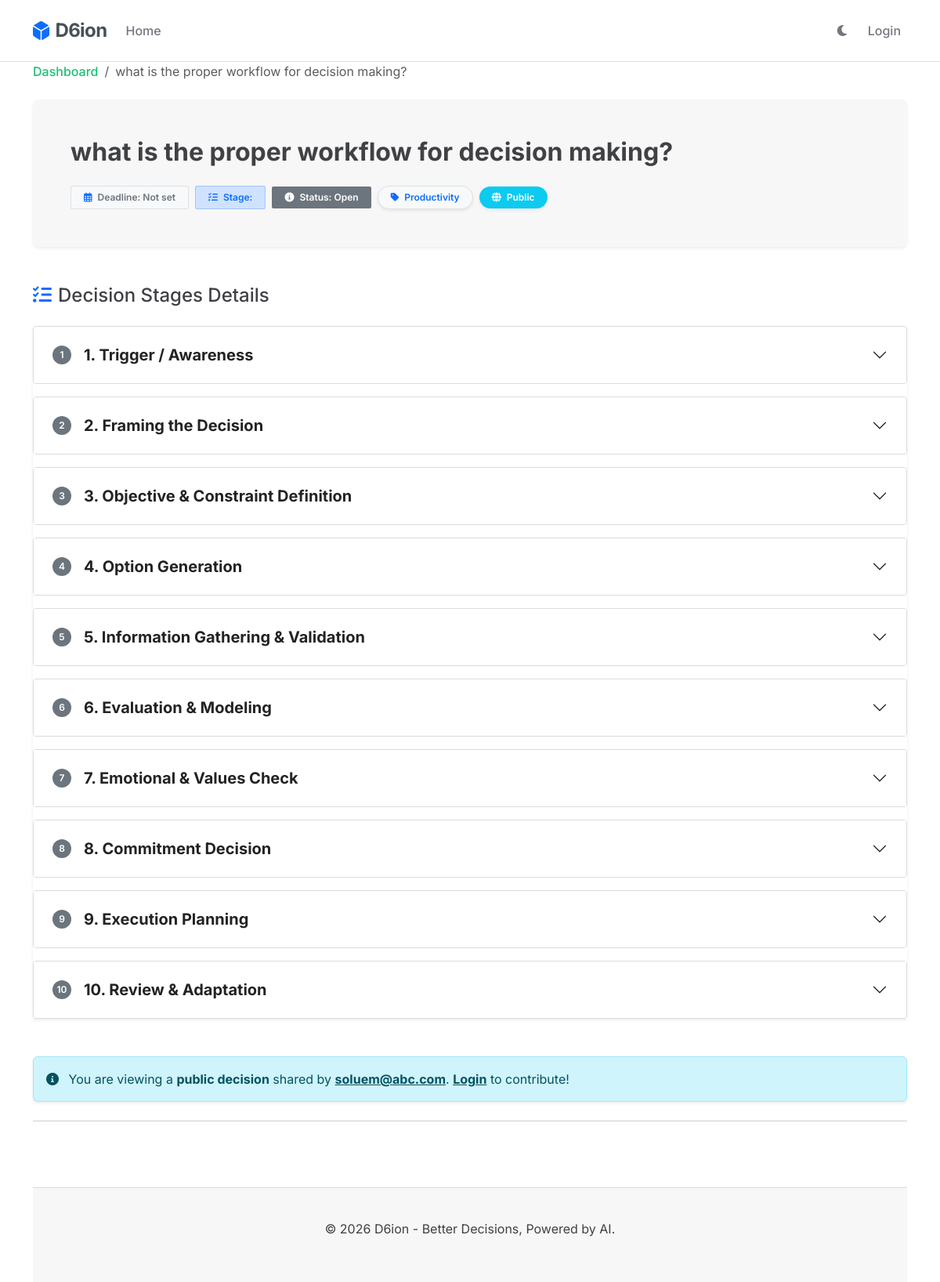
Page /decision/15 on the earlier database version.
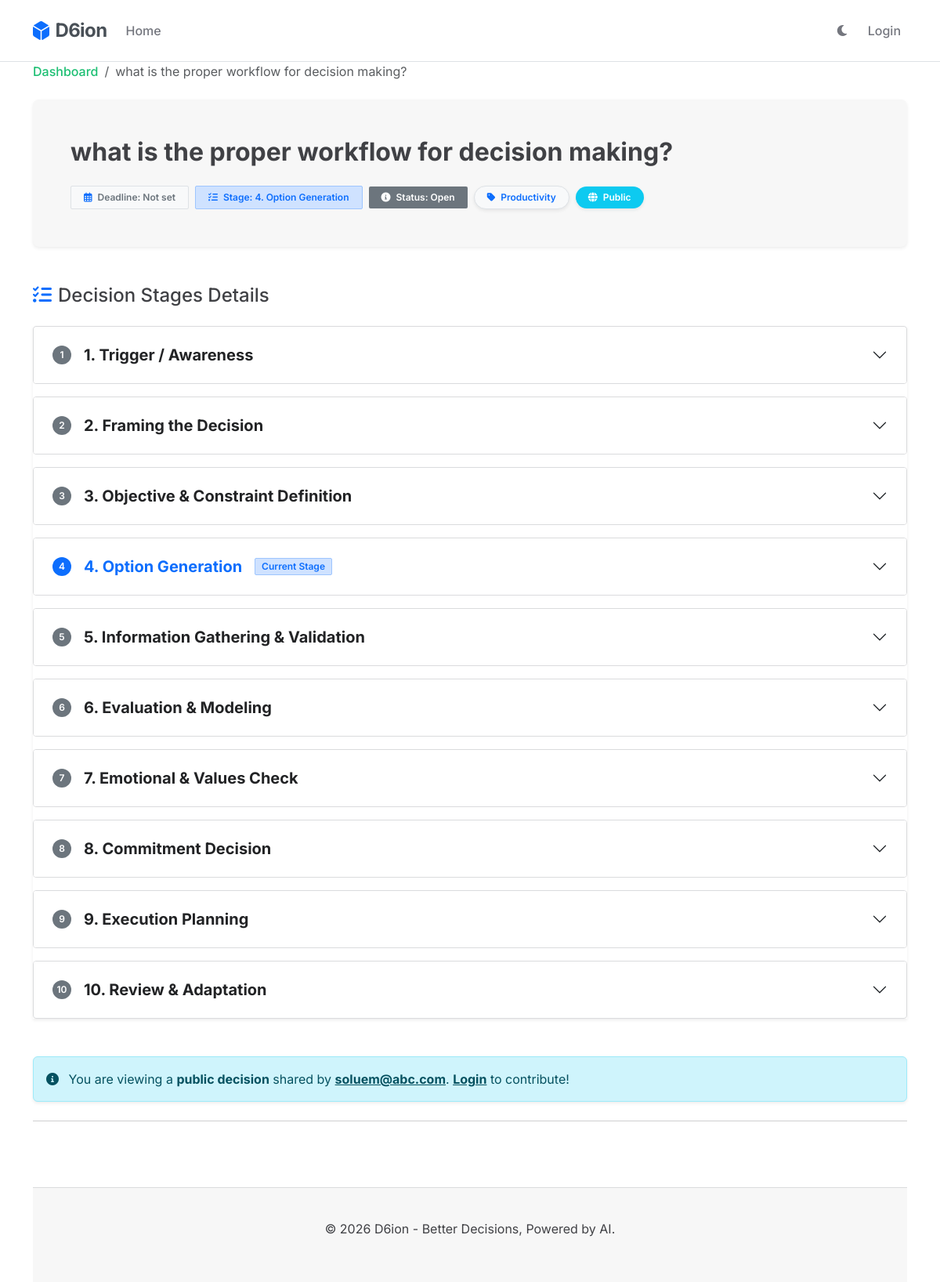
Same page on the later database version.
### app/routes.py (the view)
@bp.route('/decision/<int:id>')
def view_decision(id):
    decision = Decision.query.get_or_404(id)
    if not decision.is_public:
        if current_user.is_anonymous or decision.owner != current_user:
            abort(403)
    if current_user.is_authenticated:
        action = UserAction(user_id=current_user.id, action_type='read', decision_id=decision.id)
        db.session.add(action)
        db.session.commit()
    option_form = OptionForm()
    suggestion_form = SuggestionForm()
    clarification_form = ClarificationForm()
    return render_template('view_decision.html', title=decision.title,
                           decision=decision, option_form=option_form,
                           suggestion_form=suggestion_form,
                           clarification_form=clarification_form,
                           stages=Decision.STAGES,
                           stage_details=Decision.STAGE_DETAILS)

### app/templates/view_decision.html (shortened to what the changed rows need)
{% extends "base.html" %}
{% block content %}
    <div class="row">
        <div class="col-12">
            <div class="decision-header-card p-4 p-md-5 mb-5 shadow-sm border-0">
                <div class="d-flex flex-column flex-md-row justify-content-between align-items-start align-items-md-center mb-4 gap-3">
                    <div>
                        <h1 class="h2 fw-bold mb-0">{{ decision.title }}</h1>
                    </div>
                </div>
                <div class="d-flex flex-wrap align-items-center gap-2 mt-4">
                    <span class="badge bg-light text-secondary border px-3 py-2">
                        <i class="far fa-calendar-alt me-1 text-primary"></i> Deadline: {{ decision.deadline.strftime('%Y-%m-%d') if decision.deadline else 'Not set' }}
                    </span>
                    <span class="badge bg-primary-subtle text-primary border border-primary-subtle px-3 py-2">
                        <i class="fas fa-tasks me-1"></i> Stage:
                        {% for value, label in decision.STAGES %}
                            {% if value == decision.stage %}
                                {{ label }}
                            {% endif %}
                        {% endfor %}
                    </span>
                    <span class="badge {% if decision.status == 'completed' %}bg-success text-white{% else %}bg-secondary text-white{% endif %} px-3 py-2">
                        <i class="fas fa-info-circle me-1"></i> Status: {{ decision.status|capitalize }}
                    </span>
                    {% if decision.category %}
                    <a href="{{ url_for('main.index', category=decision.category) }}" class="badge rounded-pill bg-light text-primary border shadow-sm px-3 py-2 text-decoration-none hover-shadow">
                        <i class="fas fa-tag me-1"></i> {{ decision.category }}
                    </a>
                    {% endif %}
                    {% if decision.is_public %}
                    <span class="badge rounded-pill bg-info text-white shadow-sm px-3 py-2">
                        <i class="fas fa-globe me-1"></i> Public
                    </span>
                    {% endif %}
                </div>
            </div>
            <section class="mb-5">
                <h2 class="h4 mb-4"><i class="fas fa-tasks me-2 text-primary"></i>Decision Stages Details</h2>
                <div class="accordion shadow-sm" id="stagesAccordion">
                    {% for value, label in stages %}
                    {% set stage_num = value.split('_')[0] %}
                    {% set stage_content_attr = 'stage_' + value %}
                    {% set stage_content = getattr(decision, stage_content_attr) %}
                    <div class="accordion-item border mb-3 rounded-1 overflow-hidden">
                        <h2 class="accordion-header" id="heading{{ stage_num }}">
                            <button class="accordion-button {% if not stage_content %}collapsed{% endif %} py-4 px-4" type="button" data-bs-toggle="collapse" data-bs-target="#collapse{{ stage_num }}" aria-expanded="{% if stage_content %}true{% else %}false{% endif %}" aria-controls="collapse{{ stage_num }}">
                                <span class="badge {% if decision.stage == value %}bg-primary{% else %}bg-secondary{% endif %} me-3 rounded-circle d-flex align-items-center justify-content-center" style="width: 24px; height: 24px; padding: 0;">{{ stage_num }}</span>
                                <span class="fw-bold fs-5 {% if decision.stage == value %}text-primary{% endif %}">{{ label }}</span>
                                {% if decision.stage == value %}
                                <span class="badge bg-primary-subtle text-primary border border-primary-subtle ms-3 small py-1 px-2">Current Stage</span>
                                {% endif %}
                            </button>
                        </h2>
                    </div>
                    {% endfor %}
                </div>
            </section>
        </div>
    </div>
{% endblock %}

Differences in the rows shown:
changed Decision "what is the proper workflow for decision making?": stage empty → "4_options" (drawn)
Other differences:
new list line: "4. Option Generation"
new list line: "Current Stage"
